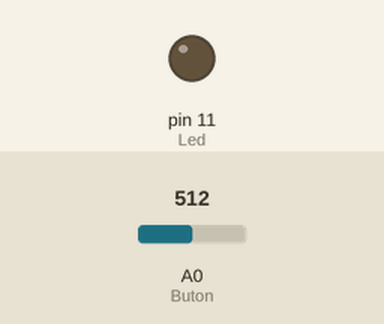
A sketch run on a simulated Arduino Uno, built with avr-gcc and run on an emulated ATmega328P. Shown: output pins drawn as LEDs (lit = HIGH). The test bench sets the inputs (shaded band); at power-on: A0 (Buton) = 512.

Above: at 1.2 s.
1.3 s: A0 (Buton) set to 1010
2.8 s: A0 (Buton) set to 1023
At 3.1 s:
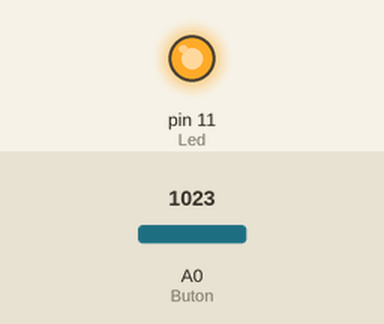
4.3 s: A0 (Buton) set to 900
At 5.4 s:
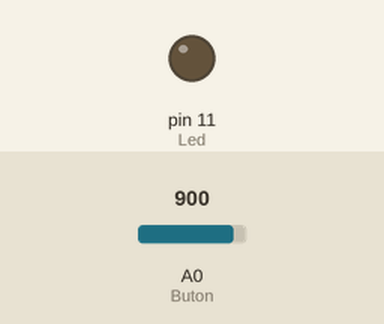
Timing chart, 0 to 7.3 s (numbered marks = the images above; inputs shaded):
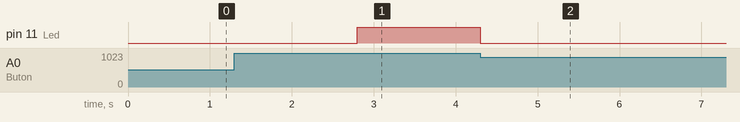

The sketch:

II_Button_02.ino
```cpp
int Led = 11;
int Buton = 0;

void setup() {
  pinMode(Buton, INPUT);
  pinMode(Led, OUTPUT);
}

void loop() {
  if (analogRead(Buton) >= 1023) { //Butonul a fost apasat
    digitalWrite(Led, HIGH);
  }
  else
  {
    digitalWrite(Led, LOW);
  }
}
```

Measured:
- the behaviour switches between 1022 and 1023 on A0 (Buton) (found by bisection; images 0 and 1)
- after the input at 1.3 s, every drawn part: stays the same
- after the input at 2.8 s, pin 11 (Led): LOW → HIGH at once
- after the input at 4.3 s, pin 11 (Led): HIGH → LOW at once
